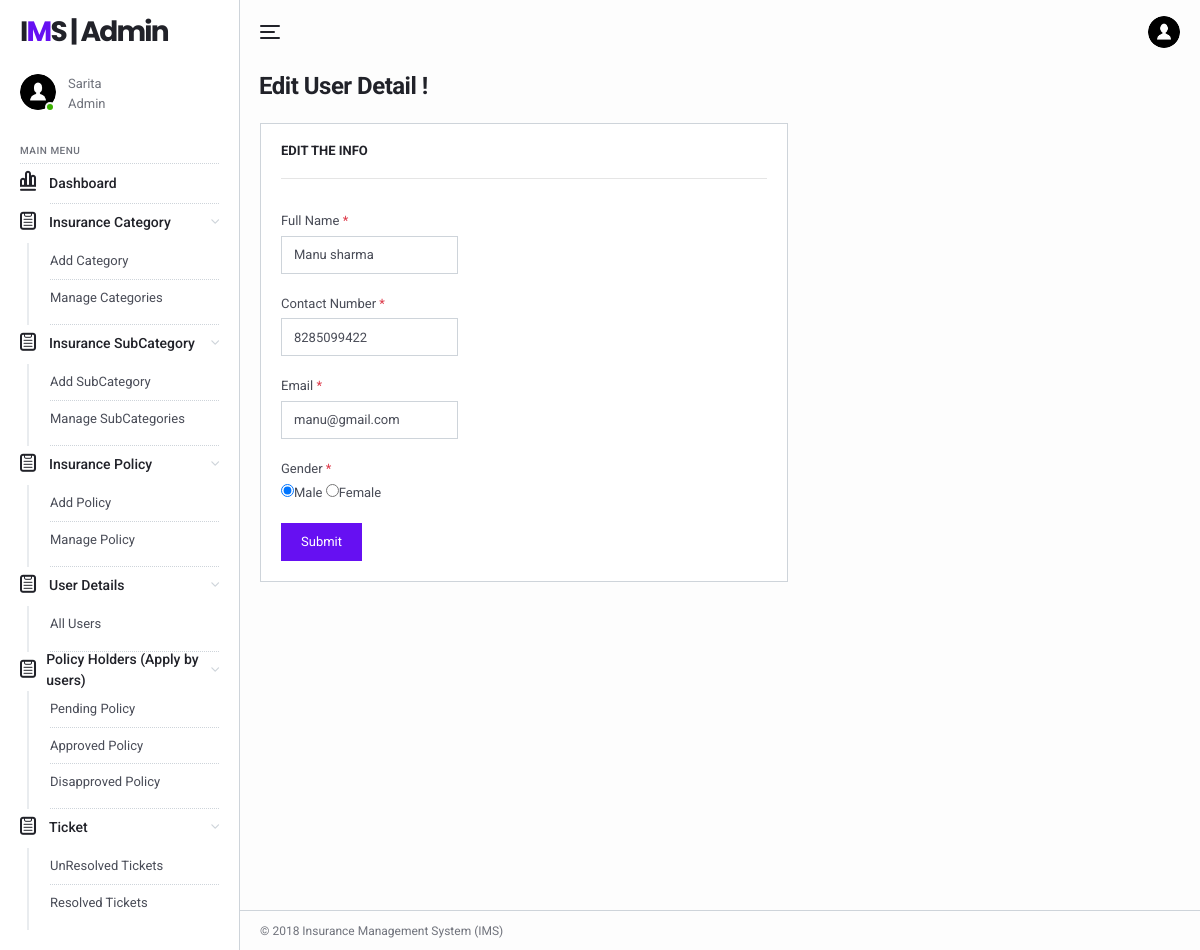
The page /ims/admin/edit-userprofile.php?userid=2 (signed in) on the database its author committed.
### tables this page shows
CREATE TABLE `tblimsadmin` (
  `ID` int(11) NOT NULL,
  `AdminName` varchar(120) DEFAULT NULL,
  `AdminUsername` varchar(45) DEFAULT NULL,
  `Password` varchar(45) DEFAULT NULL,
  `AdminRegdate` timestamp NULL DEFAULT CURRENT_TIMESTAMP
);

CREATE TABLE `tbluser` (
  `ID` int(11) NOT NULL,
  `FullName` varchar(120) DEFAULT NULL,
  `ContactNo` bigint(10) DEFAULT NULL,
  `Email` varchar(120) DEFAULT NULL,
  `Gender` enum('Male','Female') DEFAULT NULL,
  `Password` varchar(120) DEFAULT NULL,
  `CreationDate` timestamp NOT NULL DEFAULT CURRENT_TIMESTAMP
);

### ims/admin/edit-userprofile.php (the view, shortened to what this page needs)
<?php
include('includes/dbconnection.php');
if (strlen($_SESSION['aid']==0)) {
  header('location:logout.php');
  } else{
  ?>
<!DOCTYPE html>
<html lang="en">
  <head>
    <link href="../lib/fontawesome-free/css/all.min.css" rel="stylesheet">
    <link href="../lib/ionicons/css/ionicons.min.css" rel="stylesheet">
    <link href="../lib/typicons.font/typicons.css" rel="stylesheet">
    <link href="../lib/morris.js/morris.css" rel="stylesheet">
    <link href="../lib/flag-icon-css/css/flag-icon.min.css" rel="stylesheet">
    <link href="../lib/jqvmap/jqvmap.min.css" rel="stylesheet">
    <link rel="stylesheet" href="../css/azia.css">
  </head>
  <body class="az-body az-body-sidebar">
<?php include_once('includes/sidebar.php');?>
    <div class="az-content az-content-dashboard-two">
<?php include_once('includes/header.php');?>
      <div class="az-content-header d-block d-md-flex">
        <div>
          <h2 class="az-content-title mg-b-5 mg-b-lg-8">Edit User Detail !</h2>
        </div>
      </div>
      <div class="az-content-body">
        <div class="row row-sm mg-b-20 mg-lg-b-0">
          <div class="col-md-12 col-xl-7">
            <div class="card card-table-two">
              <h6 class="card-title"> Edit the Info</h6>
              <hr />
 <form method="post" action="">
    <?php
 $cid=$_GET['userid'];
$ret=mysqli_query($con,"select * from tbluser where ID='$cid'");
while ($row=mysqli_fetch_array($ret)) {
?>
            <div class="wd-sm-600">
              <div class="d-md-flex mg-b-20">
                <div class="form-group mg-b-0">
                  <label class="form-label">Full Name <span class="tx-danger">*</span></label>
                  <input type="text" class="form-control" placeholder="Enter your Full Name"  name="fullname" required="true" value="<?php  echo $row['FullName'];?>">
                </div></div>
<div class="d-md-flex mg-b-20">
                <div class="form-group mg-b-0">
                  <label class="form-label">Contact Number <span class="tx-danger">*</span></label>
                  <input type="text" class="form-control" placeholder="Enter your Contact Number"  name="contactnumber" maxlength="10" pattern="[0-9]+" required="true" value="<?php  echo $row['ContactNo'];?>">
                </div></div>
                <div class="d-md-flex mg-b-20">
                <div class="form-group mg-b-0">
                  <label class="form-label">Email <span class="tx-danger">*</span></label>
                  <input type="email" class="form-control" placeholder="Enter your Email"  name="email"  required="true" value="<?php  echo $row['Email'];?>">
                </div></div>
                <div class="d-md-flex mg-b-20">
                <div class="form-group mg-b-0">
                  <label class="form-label">Gender <span class="tx-danger">*</span></label>
                  <?php if($row['Gender']=="Male")
{?>
                      <input type="radio" id="gender" name="gender" value="Male" checked="true">Male
                     <input type="radio" name="gender" value="Female">Female
                   <?php }   if($row['Gender']=="Female") {?>
 <input type="radio" id="gender" name="gender" value="Male" >Male
  <input type="radio" name="gender" value="Female" checked="true">Female
                   <?php }?>
                </div></div>
                <?php } ?>
              <button type="submit" name="submit" class="btn btn-az-primary pd-x-20">Submit</button>
            </div>
          </form>
            </div>
          </div>
        </div>
      </div>
    <?php include_once('includes/footer.php');?>
    </div>
  </body>
</html>
<?php }  ?>

### ims/admin/includes/sidebar.php
  <div class="az-sidebar">
      <div class="az-sidebar-header">
        <a href="#" class="az-logo">I<span>M</span>S | Admin</a>
      </div>
      <div class="az-sidebar-loggedin">
        <div class="az-img-user online"><img src="../img/user.png" alt=""></div>
        <div class="media-body">
                      <?php
$adminid=$_SESSION['aid'];
$ret=mysqli_query($con,"select AdminName from tblimsadmin where ID='$adminid'");
$row=mysqli_fetch_array($ret);
$name=$row['AdminName'];
?>
                  <span><?php echo $name; ?></span>
          <span>Admin</span>
        </div>
      </div>
      <div class="az-sidebar-body">
        <ul class="nav">
          <li class="nav-label">Main Menu</li>
            <li class="nav-item show">
            <a href="dashboard.php" class="nav-link"><i class="typcn typcn-chart-bar-outline"></i>Dashboard</a>
          </li>
          <li class="nav-item show">
            <a href="#" class="nav-link with-sub"><i class="typcn typcn-clipboard"></i>Insurance Category</a>
            <nav class="nav-sub">
              <a href="add-category.php" class="nav-sub-link">Add Category</a>
              <a href="manage-categories.php" class="nav-sub-link">Manage Categories</a>
            </nav>
          </li>
<li class="nav-item show">
            <a href="#" class="nav-link with-sub"><i class="typcn typcn-clipboard"></i>Insurance SubCategory</a>
            <nav class="nav-sub">
              <a href="add-subcategory.php" class="nav-sub-link">Add SubCategory</a>
              <a href="manage-subcategories.php" class="nav-sub-link">Manage SubCategories</a>
            </nav>
<li class="nav-item show">
            <a href="#" class="nav-link with-sub"><i class="typcn typcn-clipboard"></i>Insurance Policy</a>
            <nav class="nav-sub">
              <a href="policyform.php" class="nav-sub-link">Add Policy</a>
              <a href="manage-policyform.php" class="nav-sub-link">Manage Policy</a>
            </nav>
          </li>
          <li class="nav-item show">
            <a href="" class="nav-link with-sub"><i class="typcn typcn-clipboard"></i>User Details</a>
            <nav class="nav-sub">
              <a href="user-detail.php" class="nav-sub-link">All Users</a>
            </nav>
          </li>
<li class="nav-item show">
            <a href="#" class="nav-link with-sub"><i class="typcn typcn-clipboard"></i>Policy Holders (Apply by users)</a>
            <nav class="nav-sub">
              <a href="pending-policy.php" class="nav-sub-link">Pending Policy</a>
            <a href="approve-policy.php" class="nav-sub-link">Approved Policy</a>
            <a href="disapprove-policy.php" class="nav-sub-link">Disapproved Policy</a>
            </nav>
          </li>
          <li class="nav-item show">
            <a href="" class="nav-link with-sub"><i class="typcn typcn-clipboard"></i>Ticket</a>
            <nav class="nav-sub">
              <a href="unresolved-tickets.php" class="nav-sub-link">UnResolved Tickets</a>
              <a href="resolved-tickets.php" class="nav-sub-link">Resolved Tickets</a>
            </nav>
          </li>
        </ul>
      </div>
    </div>

### rows shown on the page
tblimsadmin: AdminName "Sarita"
tbluser: fullname "Manu sharma", contactnumber "8285099422", email "manu@gmail.com"
